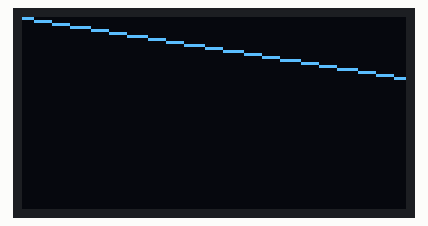
Recording of a sketch running on a simulated Arduino Uno, built with avr-gcc and run on an emulated ATmega328P. Shown: 128×64 one-colour display.

Above: at 5.1 s.
At 8.2 s:
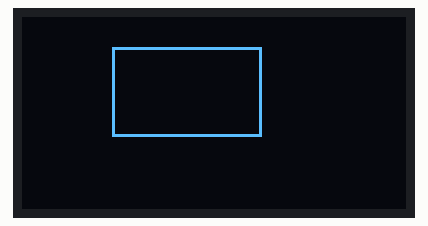
At 11.2 s:
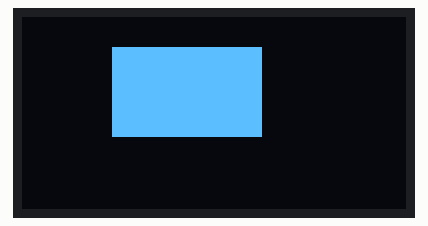
At 17.2 s:
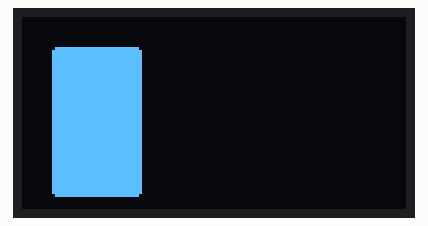
At 20.3 s:
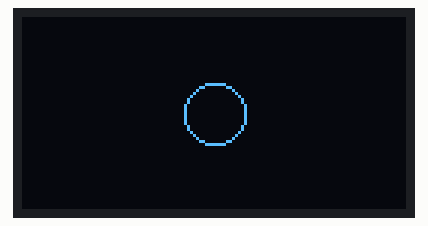
At 35.4 s:
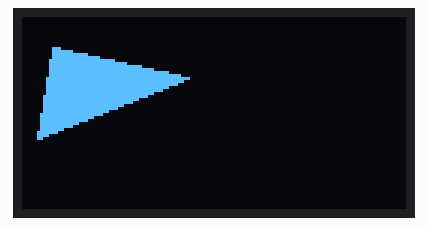

The sketch:

SHAPES_ON_OLED.ino
```cpp
#include <Wire.h>
#include <Adafruit_GFX.h>
#include <Adafruit_SH1106.h>


#define OLED_RESET -1
Adafruit_SH1106 display(OLED_RESET);

void setup() {
  Serial.begin(115200);
  display.begin(SH1106_SWITCHCAPVCC, 0x3C);

  delay(2000); // Pause for 2 seconds

  // Clear the buffer
  display.clearDisplay();

  // Draw a single pixel in white
  display.drawPixel(64, 32, WHITE);
  display.display();
  delay(3000);

  // Draw line
  display.clearDisplay();
  display.drawLine(0, 0, 127, 20, WHITE);
  display.display();
  delay(3000);

  // Draw rectangle
  display.clearDisplay();
  display.drawRect(30, 10, 50, 30, WHITE);
  display.display();
  delay(3000);
  // Fill rectangle
  display.fillRect(30, 10, 50, 30, WHITE);
  display.display();
  delay(3000);

  // Draw round rectangle
  display.clearDisplay();
  display.drawRoundRect(10, 10, 30, 50, 2, WHITE);
  display.display();
  delay(3000);
  // Fill round rectangle
  display.clearDisplay();
  display.fillRoundRect(10, 10, 30, 50, 2, WHITE);
  display.display();
  delay(3000);

  // Draw circle
  display.clearDisplay();
  display.drawCircle(64, 32, 10, WHITE);
  display.display();
  delay(3000);
  // Fill circle
  display.fillCircle(64, 32, 10, WHITE);
  display.display();
  delay(3000);

  // Draw triangle
  display.clearDisplay();
  display.drawTriangle(10, 10, 55, 20, 5, 40, WHITE);
  display.display();
  delay(3000);
  // Fill triangle
  display.fillTriangle(10, 10, 55, 20, 5, 40, WHITE);
  display.display();
  delay(3000);

  // Invert and restore display, pausing in-between
  display.invertDisplay(true);
  delay(3000);
  display.invertDisplay(false);
  delay(3000);
}

void loop() {

}
```

Measured:
- what the display in image 0 shows lasts 3.0 s, from 5.1 s to 8.1 s
